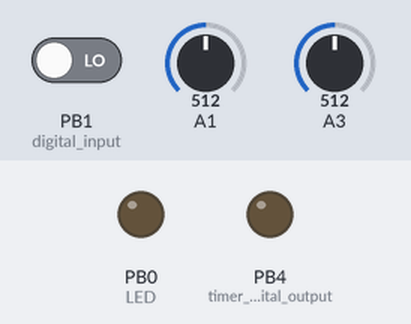
Bench run of a sketch on a simulated ATtiny85, built with avr-gcc and run on an emulated ATtiny85. Parts: output pins drawn as LEDs (lit = HIGH). Dashed ring = blinking. Inputs (shaded band) come from the test bench; at power-on: PB1 (digital_input) LOW, A3 = 512, A1 = 512.

Above: at 0.6 s.
At 2.5 s:
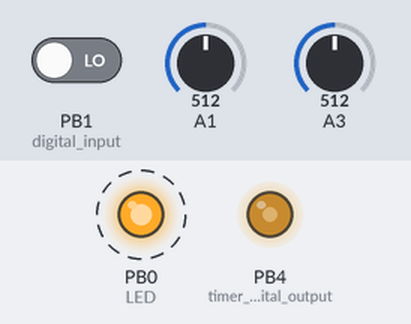
2.6 s: PB1 (digital_input) driven HIGH
At 2.71 s:
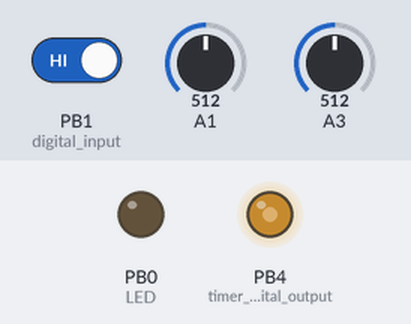
Timing chart, 0 to 2.6 s (numbered marks = the images above; inputs shaded):
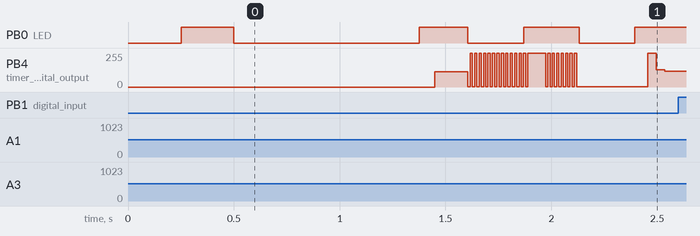

Measured:
- by itself, PB0 (LED): repeats every 0.49 s: HIGH 0.23 s, LOW 0.26 s

The sketch:

LunaMod_Generator.ino
```cpp
// (licence header left out)
#include <util/delay.h>

//tone sequence
int currentStep = 0;
int steps[] = {500, 500, 100, 100, 100, 100, 100, 100,             //Initial array of tones. The values are translated to frequencies (warning: "100" is not 100 HZ!)
               100, 100, 100, 100, 100, 100, 100, 100,
               500, 500, 100, 100, 100, 100, 100, 100,             //The values here determine the melody that plays when you turn the unit ON
               100, 100, 100, 100, 100, 100, 100, 100,
               500, 500, 100, 100, 100, 100, 100, 100,
               100, 100, 100, 100, 100, 100, 100, 100,
               500, 500, 100, 100, 100, 100, 100, 100,
               100, 100, 100, 100, 100, 100, 100, 100
              };

//sound generation
volatile unsigned int frequency;
unsigned char wavetable[256]; //the table that stores the shape of the waves for PWM sound generation
int currentWave;

//tempo control
int tempoReading;
byte tempoCoarse;
int tempo = 2000;             //max value for tempo = 1023 << 2 (see setTempo below)
bool tempoChange = false;

void setup()
{
  PRR = (1 << PRUSI);                  //disable USI to save power as we are not using it
  DIDR0 = (1 << ADC1D) | (1 << ADC3D); //PB2,PB3  //disable digital input in pins that do analog conversion

  pinMode(0, OUTPUT); //LED
  pinMode(4, OUTPUT); //timer 1 in digital output 4 - outs 1 and 2
  pinMode(3, INPUT);  //analog- tempo/freq input (knob plus external input 1)
  pinMode(2, INPUT);  //analog- tap input (experimental)
  pinMode(1, INPUT);  //digital input (push button)

  checkVoltage();
  ADMUX = 0;                      //reset multiplexer settings

  //set clock source for PWM -datasheet p94
  PLLCSR |= (1 << PLLE);               // Enable PLL (64 MHz)
  _delay_us(100);                      // Wait for a steady state
  while (!(PLLCSR & (1 << PLOCK)));    // Ensure PLL lock
  PLLCSR |= (1 << PCKE);               // Enable PLL as clock source for timer 1

  cli();                               // Interrupts OFF (disable interrupts globally)

  //PWM Generation -timer 1
  GTCCR  = (1 << PWM1B) | (1 << COM1B1); // PWM, output on pb4, compare with OCR1B (see interrupt below), reset on match with OCR1C
  OCR1C  = 0xff;                         // 255
  TCCR1  = (1 << CS10);                  // no prescale

  //Timer Interrupt Generation -timer 0
  TCCR0A = (1 << WGM01) | (1 << WGM00); // fast PWM
  TCCR0B = (1 << CS00);                 // no prescale
  TIMSK = (1 << TOIE0);                 // Enable Interrupt on overflow

  sei();                                // Interrupts ON (enable interrupts globally)

  writeWave(0);

  delay(40000);                         // delay to help tell when the LED blinking from battery reading stops
}

ISR(TIMER0_OVF_vect) {                   //Timer 0 interruption - changes the width of timer 1's pulse to generate waves
  static byte sample;
  static unsigned int phase;
  OCR1B = sample;
  sample = wavetable[phase >> 8];
  phase += frequency;                    //phase accumulator
}

void loop() {
  for (int i = 0; i < 64; i++) {                         //reads through the note array
    currentStep = i;
    if (i == 0 || i == 15 || i == 31 || i == 47) {
      digitalWrite(0, HIGH);                             //turn the LED ON every 16 notes
    }
    else if (i == 7 || i == 23 || i == 39 || i == 55) {
      digitalWrite(0, LOW);                              //turn the LED OFF every 16 notes, with an offset of 8 (combined with the code above, toggles the LED every 8 notes)
      if (analogRead(1) < 700) advanceWave();            //detect finger tap in I/O 4 -experimental! if doesn't work for you, try different values or comment the line
    }
    if (digitalRead(1) == HIGH) {                          //if the button is being pressed
      tempoChange = false;                                 //reset the tempo change condition
      steps[currentStep] = (analogRead(3) << 4);           //write the knob's position in the note array
      frequency = steps[currentStep];
    }
    else {                                                 //if the button is not pressed
      setTempo();                                          //change the tempo (see below)
      frequency = steps[currentStep];                      //change the frequency according to the current step
    }
    delay(4092-tempo);                                   //wait a bit. 4092 is the maximum value the delay can take (see setTempo). The expression 4092-tempo nakes the positions that give the lowest notes also give the lowest tempos
  }
}

//We want the tempo to change only if we return to the vaue where we left it after controlling something else
//so we store the knob's position in a variable and check the current position against it;
//when we reach it, we start controlling the parameter again.

void setTempo() {
  if (tempoChange) {
    tempoReading = analogRead(3);
    tempoCoarse = tempoReading >> 4;                //right shifting by 4 to get values between 0 and 63 (0-1023/2^4). Less resolution makes it easier to track
    tempo = tempoReading << 2;                      //Here we decide what's the actual tempo.The max value is 1023 << 2
  }
  else if ((analogRead(3) >> 4) == tempoCoarse) {    //check control input against stored value. If the value is the same (because we have moved the knob to the last known position for that parameter),
      tempoChange = true;                            //it is ok to change the value :)
  }
}

void advanceWave()
{
 currentWave++;                           //change the wave
 if (currentWave >= 3) currentWave = 0;
 writeWave(currentWave);
}

void writeWave(int wave) {
  switch (wave) {
    case 0:
      triangleWave();
      break;
    case 1:
      squareWave();
      break;
    case 2:
      sawtoothWave();
      break;
  }
}

//functions to populate the wavetable
void sawtoothWave() {
  for (int i = 0; i < 256; ++i) {
    wavetable[i] = i; // sawtooth
  }
}
void triangleWave() {
  for (int i = 0; i < 128; ++i) {
    wavetable[i] = i * 2;
  }
  int value = 255;
  for (int i = 128; i < 256; ++i) {
    wavetable[i] = value;
    value -= 2;
  }
}
void squareWave() {
  for (int i = 0; i < 128; ++i) {
    wavetable[i] = 255;
  }
  for (int i = 128; i < 256; ++i) {
    wavetable[i] = 1;                  //0 gives problems (offset and different freq), related to sample  = ((wavetable[phase >> 8]*amplitude)>>8);
  }
}

void checkVoltage() {                   //voltage from 255 to 0; 46 is (approx)5v, 94 is 2.8, 104-106 is 2.5
                                        //we measure a fixed value of 1.1 against Vcc, so the lower the measurement, the higher Vcc
  ADMUX = (0 << REFS1)|(0 << REFS0);    //Vcc as reference
  ADMUX |= (1 << ADLAR);                //Left adjust result (8 bit conversion stored in ADCH)
  ADMUX |= (1 << MUX3) | (1 << MUX2);   //1.1v input
  delay(250);                           // Wait for Vref to settle
  ADCSRA |= (1 << ADSC);                // Start conversion
  while (bit_is_set(ADCSRA, ADSC));     // wait while measuring
  if (ADCH > 103)                       //approx 2.6
    flashLED(8, 100);
  else
    flashLED(1, 250);
}

void flashLED (int times, int gap) {     //for voltage check only (uses regular delay)
  for (int i = 0; i < times; i++)
  {
    digitalWrite(0, HIGH);
    delay(gap);
    digitalWrite(0, LOW);
    delay(gap);
  }
}
```
